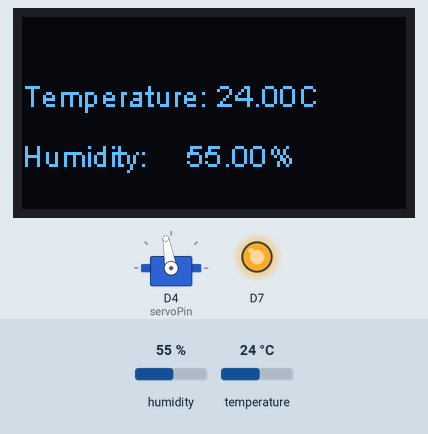
The sketch below on a simulated ESP8266 (NodeMCU). Parts: servo, 128×64 one-colour display, output pins drawn as LEDs (lit = HIGH). Inputs (shaded band) come from the test bench; at power-on: humidity 55 %, temperature 24 °C. WiFi joins after 1.5 s; servers stay silent unless stated; what the sketch prints to the serial monitor is not drawn.

Above: at 5.1 s.
5.2 s: humidity set to 51 %
At 10.7 s:
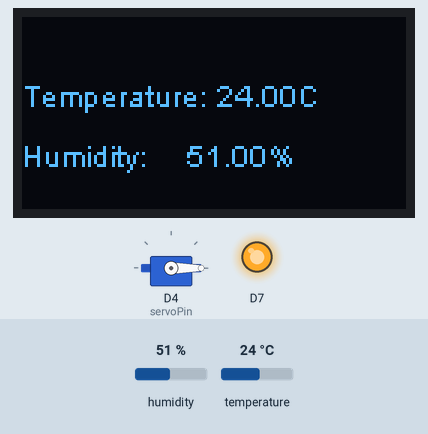
14.3 s: humidity set to 48 %
At 17.6 s:
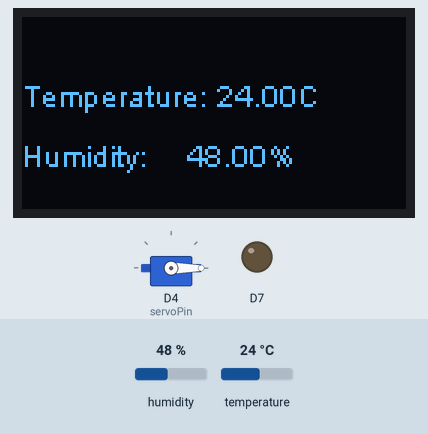
18.3 s: temperature set to 12 °C
At 22.2 s:
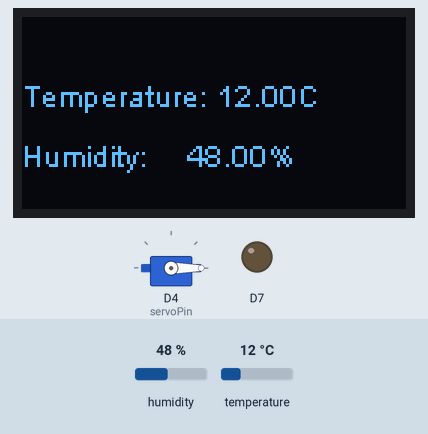
26.3 s: humidity set to 68 %
At 30.9 s:
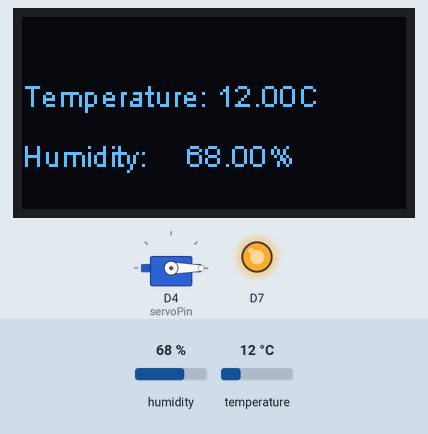
31.4 s: temperature set to 19 °C
At 37.8 s:
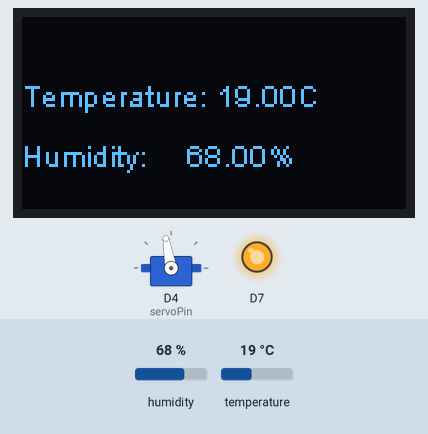
Timing chart, 0 to 39.5 s (numbered marks = the images above; inputs shaded):
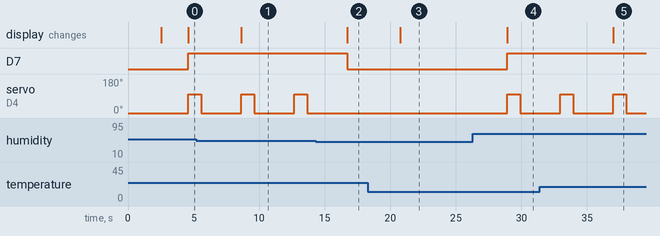

Measured:
- the behaviour switches between 50 and 49 % on humidity (found by bisection; images 1 and 2)
- after the input at 5.2 s, the display: changes after 3.4 s (image 1)
- after the input at 14.3 s, D7: HIGH → LOW after 2.4 s; servo on D4 (servoPin): stays 0° (without the input it goes to 100° after 2.4 s); the display: changes after 2.4 s (image 2)
- after the input at 18.3 s, the display: changes after 2.5 s (image 3)
- after the input at 26.3 s, D7: LOW → HIGH after 2.6 s; servo on D4 (servoPin): 0° → 100° after 2.6 s, → 0° 1.0 s later; the display: changes after 2.6 s (image 4)
- after the input at 31.4 s, the display: changes after 5.6 s (image 5)
- by itself, servo on D4 (servoPin): alternates 100° for 1.0 s and 0° for 3.0 s

The sketch:

Temperature_Final_servo.ino
```cpp
#include <SSD1306.h>
#include <DHT.h>
#define DHTPIN D6
#define DHTTYPE DHT11
#include <Servo.h>
#include <ESP8266WiFi.h>
#include <ESP8266WebServer.h>

#define servoPin 2 // D4

Servo servo;
ESP8266WebServer server(80);


//WIFI 로그인할 변수 에 값지정
const char * ssid = "SMART324_3";
const char * password = "76543210";
DHT dht(DHTPIN, DHTTYPE);

float temp = dht.readTemperature();

float humidity = dht.readHumidity();


void handleRoot() {
  float temp = dht.readTemperature();
  Serial.print("Temp:");
  Serial.println(temp);
  float humidity = dht.readHumidity();
  Serial.print("Humidity:");
  Serial.println(humidity);
  String temp1 = String(temp);
  String humidity1 = String(humidity);

  String message = "Temperature";
  message += temp1;
  message += "\n Humidity :";
  message += humidity1;
  server.send(200, "text/html", message);

}


//온습도 센서 , 화면 디스플레이 매개변수
SSD1306 display(0x3c, D2, D1);

void setup() {
  pinMode(D7,OUTPUT);
  digitalWrite(D7,LOW);
  Serial.begin(115200); //Serial 통신
  WiFi.mode(WIFI_STA); //Wifi통신 모드
  WiFi.begin(ssid, password); //저장된 아이디랑비밀번호 로 시작
  while (WiFi.status() != WL_CONNECTED) { // 와이파이 연결표시
    delay(500);
    Serial.print(".");
  /****servo ***/
  servo.attach(servoPin);
  servo.write(0);
  delay(2000);
  }


  // 와이파이 통신 눈으로 확인할 수 있는 코드
  Serial.println("");
  Serial.print("Connecting to");
  Serial.println(ssid);
  Serial.print("IP address:");
  Serial.println(WiFi.localIP());

  server.begin();

  Serial.println("Server started");

  dht.begin(); //온습도 시작


  // 화면표시
  display.init();
  display.flipScreenVertically();
  display.clear();
  display.display();

  server.on("/", handleRoot);

}

void loop() {


  server.handleClient();
  float temp = dht.readTemperature();
  float humidity = dht.readHumidity();
  Serial.print("Humidity:");
  Serial.print(humidity);
  Serial.print("Temperature:");
  Serial.print(temp);
  Serial.println("ºC");
  delay(2000);

  display.clear();

  display.setTextAlignment(TEXT_ALIGN_LEFT);
  display.setFont(ArialMT_Plain_10);
  display.drawString(0, 20, "Temperature:");
  display.drawString(65, 20, String(temp) + String("C"));
  display.drawString(0, 40, "Humidity:");
  display.drawString(55, 40, String(humidity) + String("%"));
  display.display();

  if(humidity > 49){
    digitalWrite(D7,HIGH);
    servo.write(100);
    delay(1000);
    servo.write(0);
    delay(1000);
  }
  else{
    digitalWrite(D7,LOW);
  }

}
```
